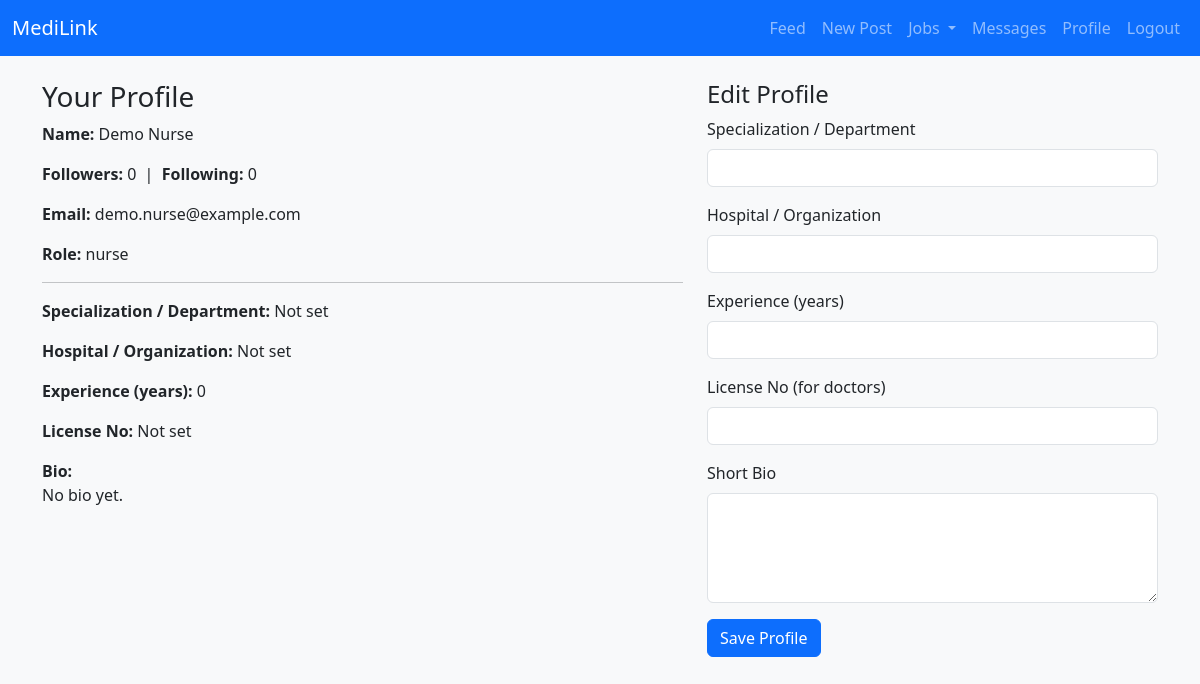
The app's page /profile.php (signed in) with its own data.
### tables this page shows
CREATE TABLE users (
    id INT AUTO_INCREMENT PRIMARY KEY,
    name VARCHAR(100) NOT NULL,
    email VARCHAR(200) NOT NULL UNIQUE,
    role ENUM('doctor','nurse','pharmacist','hospital','seller','admin') NOT NULL,
    password_hash VARCHAR(255) NOT NULL,
    verification_token VARCHAR(100) DEFAULT NULL,
    is_verified TINYINT(1) DEFAULT 1,
    created_at TIMESTAMP DEFAULT CURRENT_TIMESTAMP
);

### profile.php (the view, shortened to what this page needs)
<?php
require_once __DIR__ . '/partials/header.php';
require_once __DIR__ . '/../config/db.php';
$userId = $_SESSION['user_id'];
$stmt = $conn->prepare('SELECT name, email, role FROM users WHERE id = ?');
$stmt->bind_param('i', $userId);
$stmt->execute();
$userResult = $stmt->get_result();
$user = $userResult->fetch_assoc();
$stmt = $conn->prepare('SELECT specialization, hospital, experience_years, bio, license_no FROM profiles WHERE user_id = ?');
$stmt->bind_param('i', $userId);
$stmt->execute();
$profileResult = $stmt->get_result();
$profile = $profileResult->fetch_assoc();
$followersCount = 0;
$followingCount = 0;
$cntStmt = $conn->prepare('SELECT COUNT(*) AS c FROM follows WHERE followed_id = ?');
$cntStmt->bind_param('i', $userId);
$cntStmt->execute();
$cntRes = $cntStmt->get_result();
if ($rowCnt = $cntRes->fetch_assoc()) {
    $followersCount = (int)$rowCnt['c'];
}
$cntStmt = $conn->prepare('SELECT COUNT(*) AS c FROM follows WHERE follower_id = ?');
$cntStmt->bind_param('i', $userId);
$cntStmt->execute();
$cntRes = $cntStmt->get_result();
if ($rowCnt = $cntRes->fetch_assoc()) {
    $followingCount = (int)$rowCnt['c'];
}
?>
<div class="row">
  <div class="col-md-7">
    <h3>Your Profile</h3>
    <p><strong>Name:</strong> <?php echo htmlspecialchars($user['name']); ?></p>
    <p>
      <strong>Followers:</strong> <?php echo $followersCount; ?>
      &nbsp;|&nbsp;
      <strong>Following:</strong> <?php echo $followingCount; ?>
    </p>
    <p><strong>Email:</strong> <?php echo htmlspecialchars($user['email']); ?></p>
    <p><strong>Role:</strong> <?php echo htmlspecialchars($user['role']); ?></p>
    <hr>
    <p><strong>Specialization / Department:</strong> <?php echo htmlspecialchars($profile['specialization'] ?? 'Not set'); ?></p>
    <p><strong>Hospital / Organization:</strong> <?php echo htmlspecialchars($profile['hospital'] ?? 'Not set'); ?></p>
    <p><strong>Experience (years):</strong> <?php echo htmlspecialchars($profile['experience_years'] ?? '0'); ?></p>
    <p><strong>License No:</strong> <?php echo htmlspecialchars($profile['license_no'] ?? 'Not set'); ?></p>
    <p><strong>Bio:</strong><br><?php echo nl2br(htmlspecialchars($profile['bio'] ?? 'No bio yet.')); ?></p>
  </div>
  <div class="col-md-5">
    <h4>Edit Profile</h4>
    <form method="post" action="profile_save.php">
      <div class="mb-3">
        <label class="form-label">Specialization / Department</label>
        <input type="text" name="specialization" class="form-control" value="<?php echo htmlspecialchars($profile['specialization'] ?? ''); ?>">
      </div>
      <div class="mb-3">
        <label class="form-label">Hospital / Organization</label>
        <input type="text" name="hospital" class="form-control" value="<?php echo htmlspecialchars($profile['hospital'] ?? ''); ?>">
      </div>
      <div class="mb-3">
        <label class="form-label">Experience (years)</label>
        <input type="number" name="experience_years" class="form-control" value="<?php echo htmlspecialchars($profile['experience_years'] ?? ''); ?>">
      </div>
      <div class="mb-3">
        <label class="form-label">License No (for doctors)</label>
        <input type="text" name="license_no" class="form-control" value="<?php echo htmlspecialchars($profile['license_no'] ?? ''); ?>">
      </div>
      <div class="mb-3">
        <label class="form-label">Short Bio</label>
        <textarea name="bio" class="form-control" rows="4"><?php echo htmlspecialchars($profile['bio'] ?? ''); ?></textarea>
      </div>
      <button type="submit" class="btn btn-primary">Save Profile</button>
    </form>
  </div>
</div>
<?php require_once __DIR__ . '/partials/footer.php'; ?>

### records on screen
users: name "Demo Nurse", email "demo.nurse@example.com", role "nurse"

### other values on screen
$followersCount "0"
$followingCount "0"
$profile['specialization'] "Not set"
$profile['hospital'] "Not set"
$profile['experience_years'] "0"
$profile['license_no'] "Not set"
$profile['bio'] "No bio yet."
